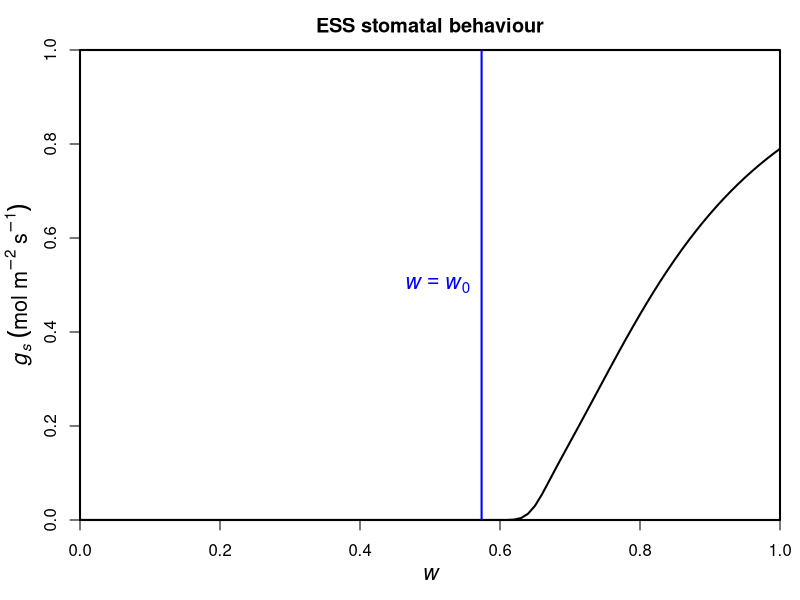

Source code (R):
#options(digits=20)
w0f <- function(w0, gs=0,
                ca=400, Vcmax=50, cp=30, Km=703, Rd=1,
                a=1.6, nZ=0.5, p=43200, l=1.8e-5, LAI=1, h=l*a*LAI/nZ*p, VPD=0.02,
                pe=-1.58, b=4.38, h2=h/1000, kmax=5, c=5.71, d=10.05, h3=10){
  res <- ((-c)*h*h2*h3*(ca+Km)*kmax*LAI*pe*(ca*(Rd-Vcmax)+2*cp*Vcmax+Km*(Rd+Vcmax))*VPD*w0^b*(-(pe/(w0^b*d)))^c-c^2*h^2*h3^2*(ca*(Rd-Vcmax)+2*cp*Vcmax+Km*(Rd+Vcmax))*VPD^2*w0^(2*b)*(-(pe/(w0^b*d)))^(2*c)-sqrt(c*h*h3*(cp+Km)*Vcmax*(Km*Rd+ca*(Rd-Vcmax)+cp*Vcmax)*VPD*w0^b*(-(pe/(w0^b*d)))^c*(h2*(ca+Km)*kmax*LAI*pe+c*h*h3*VPD*w0^b*(-(pe/(w0^b*d)))^c)*(h2*(ca+Km)*kmax*LAI*pe+2*c*h*h3*VPD*w0^b*(-(pe/(w0^b*d)))^c)^2))/(w0^b*(-(pe/(w0^b*d)))^c)/(c*h*h3*(ca+Km)^2*VPD*(h2*(ca+Km)*kmax*LAI*pe+c*h*h3*VPD*w0^b*(-(pe/(w0^b*d)))^c))
  return(abs(res))
}

w0 <- optimize(w0f, c(0.55, 0.9), tol=.Machine$double.eps)$minimum

ESS1 <- function(w,
                 ca=400, Vcmax=50, cp=30, Km=703, Rd=1, LAI=1,
                 a=1.6, nZ=0.5, p=43200, l=1.8e-5, h=l*a*LAI/nZ*p, VPD=0.02,
                 pe=-1.58, b=4.38, h2=h/1000, kmax=5, c=5.71, d=10.05, h3=10){
  
  pxf1 <- function(gs){
    ps <- pe*(w0+(1-w0)*w)^(-b)
    kf <- function(x)kmax*exp(-(-x/d)^c)
    f1 <- function(x)-((ps-x)*h2*kf(x))
    minimum <- optimize(f1, c(-20,0), tol = .Machine$double.eps)$minimum
    f2 <- function(x)((ps-x)*h2*kf(x)-h*VPD*gs)^2
    px <- optimize(f2, c(minimum, ps), tol = .Machine$double.eps)$minimum
    return(px)
  }
  pxf2 <- Vectorize(pxf1)
  
  gsmax1 <- function(w){
    ps <- pe*(w0+(1-w0)*w)^(-b)
    kf <- function(x)kmax*exp(-(-x/d)^c)
    f1 <- function(x)-((ps-x)*h2*kf(x))
    pxmin <- optimize(f1, c(-20,0), tol = .Machine$double.eps)$minimum
    f2 <- function(gs)((ps-pxmin)*h2*kf(pxmin)-h*VPD*gs)^2
    gsmax <- optimize(f2, c(0, 2), tol = .Machine$double.eps)$minimum
    return(gsmax)
  }
  gsmax2 <- Vectorize(gsmax1)
  gsmax <- gsmax2(w)
  
  f <- function(gs){
    px <- pxf2(gs)
    test <- ((-c)*h*h2*h3*(ca+Km)*kmax*LAI*px*(-(px/d))^c*(ca*(Rd-Vcmax)+2*cp*Vcmax+Km*(Rd+Vcmax))*VPD*(w+w0-w*w0)^(2*b)-c^2*h*h3*(-(px/d))^(2*c)*(ca*(Rd-Vcmax)+2*cp*Vcmax+Km*(Rd+Vcmax))*VPD*(w+w0-w*w0)^b*(h*h3*VPD*(w+w0-w*w0)^b+ca*h2*kmax*LAI*(pe-px*(w+w0-w*w0)^b)+h2*Km*kmax*LAI*(pe-px*(w+w0-w*w0)^b))-sqrt(c*h*h3*(cp+Km)*(-(px/d))^c*Vcmax*(Km*Rd+ca*(Rd-Vcmax)+cp*Vcmax)*VPD*(w+w0-w*w0)^b*(h2*(ca+Km)*kmax*LAI*px*(w+w0-w*w0)^b+c*(-(px/d))^c*(h*h3*VPD*(w+w0-w*w0)^b+ca*h2*kmax*LAI*(pe-px*(w+w0-w*w0)^b)+h2*Km*kmax*LAI*(pe-px*(w+w0-w*w0)^b)))*(h2*(ca+Km)*kmax*LAI*px*(w+w0-w*w0)^b+c*(-(px/d))^c*(2*h*h3*VPD*(w+w0-w*w0)^b+ca*h2*kmax*LAI*(pe-px*(w+w0-w*w0)^b)+h2*Km*kmax*LAI*(pe-px*(w+w0-w*w0)^b)))^2))/((-(px/d))^c*(w+w0-w*w0)^b)/(c*h*h3*(ca+Km)^2*VPD*(h2*(ca+Km)*kmax*LAI*px*(w+w0-w*w0)^b+c*(-(px/d))^c*(h*h3*VPD*(w+w0-w*w0)^b+ca*h2*kmax*LAI*(pe-px*(w+w0-w*w0)^b)+h2*Km*kmax*LAI*(pe-px*(w+w0-w*w0)^b))))
    res <- (gs-test)^2
    return(res)
  }
  
  res <- optimize(f, c(0, gsmax), tol = .Machine$double.eps)$minimum
  return(res)
}
ESS2 <- Vectorize(ESS1)
ESS3 <- Vectorize(function(w)ifelse(w<w0, 0, ESS2((w-w0)/(1-w0))))
# Figure
windows(8, 6)
par(mgp = c(2.2, 1, 0), xaxs = "i", yaxs = "i", lwd = 2, mar=c(4, 4, 2.5, 1), mfrow=c(1,1))
curve(ESS3, 0, 1,
      main= "ESS stomatal behaviour",
      xlab=expression(italic(w)), 
      ylab=expression(italic(g[s])~(mol~m^-2~s^-1)),
      xlim=c(0, 1), ylim=c(0, 1),
      cex.lab=1.3)
abline(v=w0, col="blue")
text(x=0.51, y=0.5, labels=expression(italic(w==w[0])), col="blue", cex=1.3)
